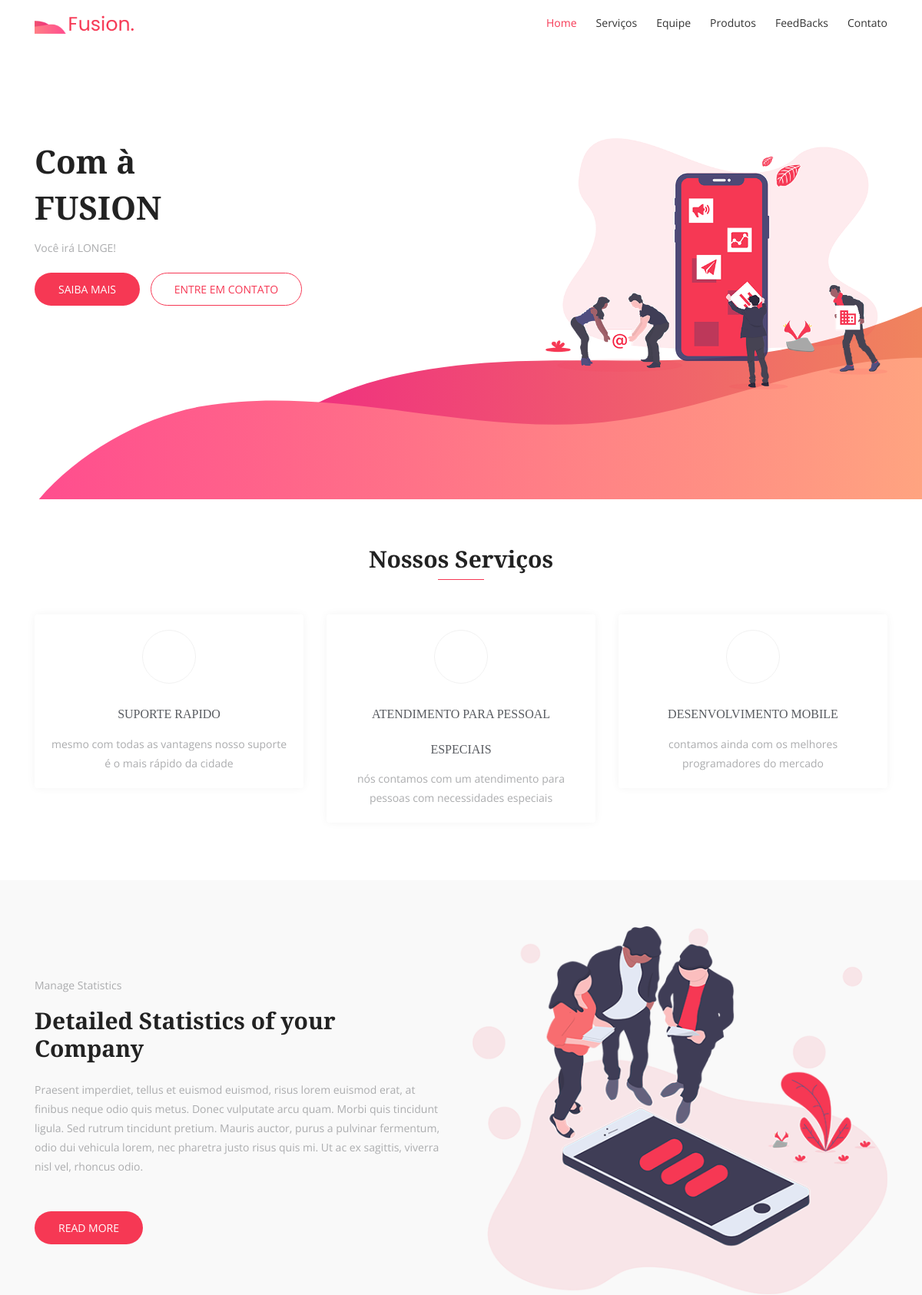
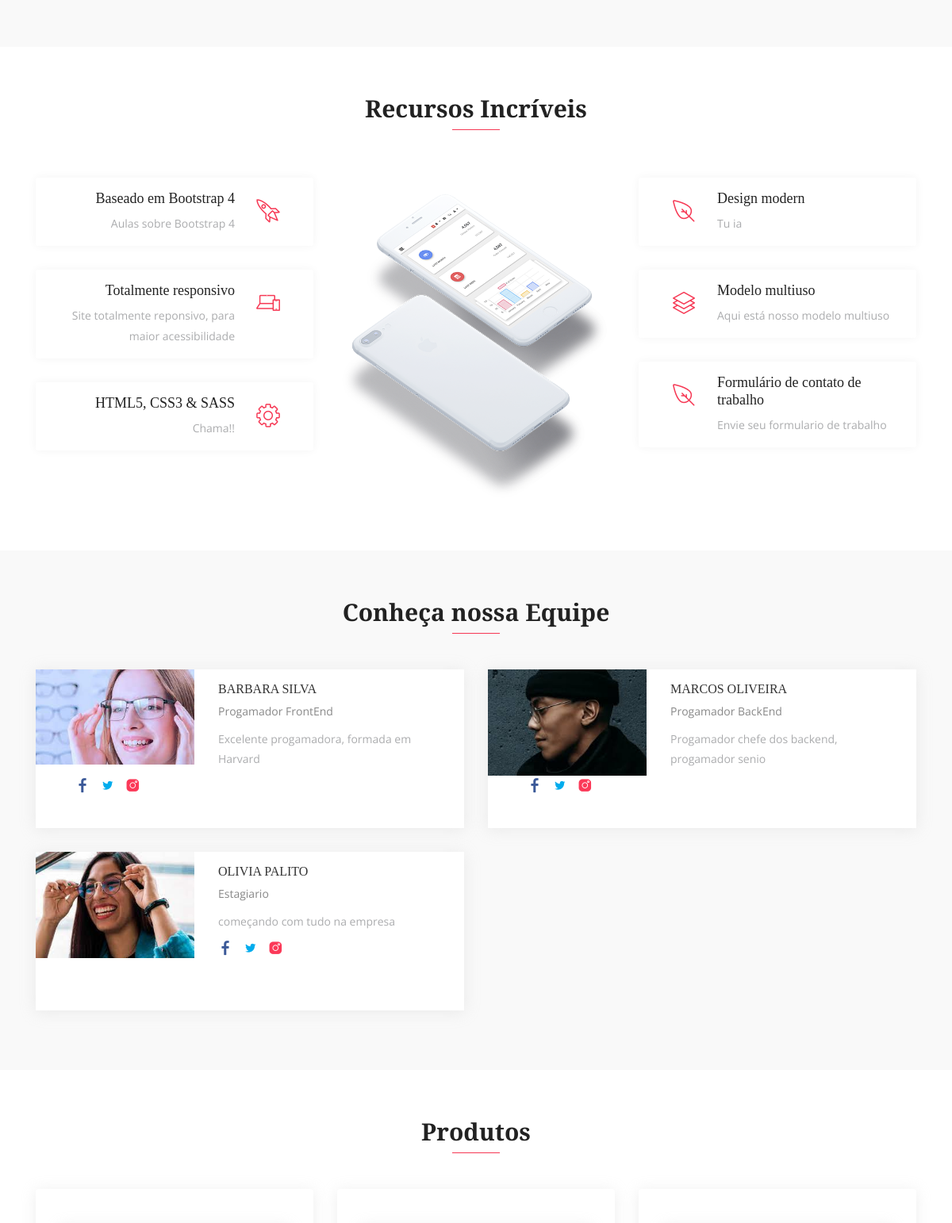
The page / (upper part) on the database its author committed (2 pictures, top to bottom).
### core/models.py (models this page shows, shortened)
class Base(models.Model):
    criados = models.DateField('Criação', auto_now_add=True)
    modificado = models.DateField('Atualização', auto_now=True)
    ativo = models.BooleanField('Ativo?', default=True)
    class Meta:
        abstract = True

class Servico(Base):
    ICONE_CHOISES = (
        ('lni-cog', 'Engrenagem'),
        ('lni-stats-up', 'Gráfico'),
        ('lni-users', 'Usuários'),
        ('lni-layers', 'Design'),
        ('lni-mobile', 'Mobile'),
        ('lni-rocket', 'Foguete'),
    )
    servico = models.CharField('Serviço', max_length=100)
    descricao = models.TextField('Descrição', max_length=200)
    icone = models.CharField('Icone', max_length=12, choices=ICONE_CHOISES)
    class Meta:
        verbose_name = 'Serviço'
        verbose_name_plural = 'Serviços'

class Funcionario(Base):
    nome = models.CharField('Nome', max_length=100)
    cargo = models.ForeignKey('core.Cargo', verbose_name='Cargo', on_delete=models.CASCADE)
    bio = models.TextField('Bio', max_length=200)
    imagem = StdImageField('Imagem', upload_to=get_file_path, null=True )
    facebook = models.CharField('Facebook', max_length=100, default='#')
    twitter = models.CharField('Twitter', max_length=100, default='#')
    instagram = models.CharField('Instagram', max_length=100, default='#')
    class Meta:
        verbose_name = 'Funcionário'
        verbose_name_plural = 'Funcionários'

class Cargo(Base):
    cargo = models.CharField('Cargo', max_length=100)
    class Meta:
         verbose_name = 'Cargo'
         verbose_name_plural = 'Cargos'
    def __str__(self):
        return self.cargo

### core/views.py (the view, shortened to what this page needs)
# urls.py: path('', IndexView.as_view(), name='index'),
class IndexView(FormView):
    template_name = 'index.html'
    form_class = ContatoForm
    success_url = reverse_lazy('index')
    def get_context_data(self, **kwargs):
        context = super(IndexView, self).get_context_data(**kwargs)
        context['servicos'] = Servico.objects.order_by('?').all() ##.order_by('?') faz embaralhar os dados apresentados no template
        context['funcionarios'] = Funcionario.objects.all()
        context['produtos'] = Produtos.objects.all()
        context['saldo'] = Saldo.objects.all()
        return context

### core/templates/index.html (shortened to what this page needs)
{% extends 'base.html' %}
{% load static %}
{% block content %}
       {% include 'hero.html' %}
    </header>
        {% include 'servicos.html' %}
        {% include 'sobre.html' %}
            {% include 'features.html' %}
            {% include 'time.html' %}
            {% include 'produtos.html' %}
    {% endblock %}

### core/templates/base.html (shortened to what this page needs)
{% load static %}
<!DOCTYPE html>
<html lang="pt-br">
  <head>
    <link rel="stylesheet" href="{% static 'css/bootstrap.min.css' %}" >
    <link rel="stylesheet" href="{% static 'fonts/line-icons.css' %}">
    <link rel="stylesheet" href="{% static 'css/owl.carousel.min.css' %}">
    <link rel="stylesheet" href="{% static 'css/owl.theme.css' %}">
    <link rel="stylesheet" href="{% static 'css/animate.css' %}">
    <link rel="stylesheet" href="{% static 'css/main.css' %}">
    <link rel="stylesheet" href=" {% static 'css/responsive.css' %}">
  </head>
  <body>
    <header id="header-wrap">
      <nav class="navbar navbar-expand-md bg-inverse fixed-top scrolling-navbar">
        <div class="container">
          <a href="{% url 'index' %}" class="navbar-brand"><img src="{% static 'img/logo.png' %}" alt=""></a>
          <div class="collapse navbar-collapse" id="navbarCollapse">
            <ul class="navbar-nav mr-auto w-100 justify-content-end clearfix">
              <li class="nav-item active">
                <a class="nav-link" href="#hero-area">
                  Home
                </a>
              </li>
              <li class="nav-item">
                <a class="nav-link" href="#services">
                  Serviços
                </a>
              </li>
              <li class="nav-item">
                <a class="nav-link" href="#team">
                 Equipe
                </a>
              </li>
              <li class="nav-item">
                <a class="nav-link" href="#pricing">
                  Produtos
                </a>
              </li>
              <li class="nav-item">
                <a class="nav-link" href="#testimonial">
                  FeedBacks
                </a>
              </li>
              <li class="nav-item">
                <a class="nav-link" href="#contact">
                  Contato
                </a>
              </li>
            </ul>
          </div>
        </div>
      </nav>
      {% block content %} {% endblock %}
  </body>
</html>

### core/templates/hero.html (shortened to what this page needs)
{% load static %}
<div id="hero-area" class="hero-area-bg">
    <div class="container">
      <div class="row">
        <div class="col-lg-7 col-md-12 col-sm-12 col-xs-12">
          <div class="contents">
            <h2 class="head-title">Com à<br>FUSION</h2>
            <p>Você irá LONGE!</p>
            <div class="header-button">
              <a href="#" class="btn btn-common">Saiba Mais</i></a>
              <a href="#" class="btn btn-border video-popup">Entre em contato</i></a>
            </div>
          </div>
        </div>
        <div class="col-lg-5 col-md-12 col-sm-12 col-xs-12">
          <div class="intro-img">
            <img class="img-fluid" src="{% static 'img/intro-mobile.png'%}" alt="">
          </div>
        </div>
      </div>
    </div>
  </div>

### core/templates/servicos.html (shortened to what this page needs)
{% load static %}
<section id="services" class="section-padding">
    <div class="container">
      <div class="section-header text-center">
        <h2 class="section-title wow fadeInDown" data-wow-delay="0.3s">Nossos Serviços</h2>
        <div class="shape wow fadeInDown" data-wow-delay="0.3s"></div>
      </div>
      <div class="row">
        {% for s in servicos %}
        <div class="col-md-6 col-lg-4 col-xs-12">
          <div class="services-item wow fadeInRight" data-wow-delay="0.3s">
            <div class="icon">
            </div>
            <div class="services-content">
              <h3><a href="#">{{ s.servico }}</a></h3>
              <p>{{ s.descricao }}</p>
            </div>
          </div>
        </div>
         {% endfor %}
      </div>
    </div>
  </section>

### core/templates/sobre.html
{% load static %}
<div class="about-area section-padding bg-gray">
    <div class="container">
      <div class="row">
        <div class="col-lg-6 col-md-12 col-xs-12 info">
          <div class="about-wrapper wow fadeInLeft" data-wow-delay="0.3s">
            <div>
              <div class="site-heading">
                <p class="mb-3">Manage Statistics</p>
                <h2 class="section-title">Detailed Statistics of your Company</h2>
              </div>
              <div class="content">
                <p>
                  Praesent imperdiet, tellus et euismod euismod, risus lorem euismod erat, at finibus neque odio quis metus. Donec vulputate arcu quam. Morbi quis tincidunt ligula. Sed rutrum tincidunt pretium. Mauris auctor, purus a pulvinar fermentum, odio dui vehicula lorem, nec pharetra justo risus quis mi. Ut ac ex sagittis, viverra nisl vel, rhoncus odio.
                </p>
                <a href="#" class="btn btn-common mt-3">Read More</a>
              </div>
            </div>
          </div>
        </div>
        <div class="col-lg-6 col-md-12 col-xs-12 wow fadeInRight" data-wow-delay="0.3s">
          <img class="img-fluid" src="{% static 'img/about/img-1.png' %}" alt="" >
        </div>
      </div>
    </div>
  </div>

### core/templates/features.html
{% load static %}
<section id="features" class="section-padding">
    <div class="container">
      <div class="section-header text-center">
        <h2 class="section-title wow fadeInDown" data-wow-delay="0.3s">Recursos Incríveis</h2>
        <div class="shape wow fadeInDown" data-wow-delay="0.3s"></div>
      </div>
      <div class="row">
        <div class="col-lg-4 col-md-12 col-sm-12 col-xs-12">
          <div class="content-left">
            <div class="box-item wow fadeInLeft" data-wow-delay="0.3s">
              <span class="icon">
                <i class="lni-rocket"></i>
              </span>
              <div class="text">
                <h4>Baseado em Bootstrap 4</h4>
                <p>Aulas sobre Bootstrap 4</p>
              </div>
            </div>
            <div class="box-item wow fadeInLeft" data-wow-delay="0.6s">
              <span class="icon">
                <i class="lni-laptop-phone"></i>
              </span>
              <div class="text">
                <h4>Totalmente responsivo</h4>
                <p>Site totalmente reponsivo, para maior acessibilidade</p>
              </div>
            </div>
            <div class="box-item wow fadeInLeft" data-wow-delay="0.9s">
              <span class="icon">
                <i class="lni-cog"></i>
              </span>
              <div class="text">
                <h4>HTML5, CSS3 & SASS</h4>
                <p>Chama!!</p>
              </div>
            </div>
          </div>
        </div>
        <div class="col-lg-4 col-md-12 col-sm-12 col-xs-12">
          <div class="show-box wow fadeInUp" data-wow-delay="0.3s">
            <img src="{%static 'img/feature/intro-mobile.png' %}" alt="">
          </div>
        </div>
        <div class="col-lg-4 col-md-12 col-sm-12 col-xs-12">
          <div class="content-right">
            <div class="box-item wow fadeInRight" data-wow-delay="0.3s">
              <span class="icon">
                <i class="lni-leaf"></i>
              </span>
              <div class="text">
                <h4>Design modern</h4>
                <p>Tu ia</p>
              </div>
            </div>
            <div class="box-item wow fadeInRight" data-wow-delay="0.6s">
              <span class="icon">
                <i class="lni-layers"></i>
              </span>
              <div class="text">
                <h4>Modelo multiuso</h4>
                <p>Aqui está nosso modelo multiuso</p>
              </div>
            </div>
            <div class="box-item wow fadeInRight" data-wow-delay="0.9s">
              <span class="icon">
                <i class="lni-leaf"></i>
              </span>
              <div class="text">
                <h4>Formulário de contato de trabalho</h4>
                <p>Envie seu formulario de trabalho</p>
              </div>
            </div>
          </div>
        </div>
      </div>
    </div>
  </section>

### core/templates/time.html
{% load static%}
<section id="team" class="section-padding bg-gray">
    <div class="container">
      <div class="section-header text-center">
        <h2 class="section-title wow fadeInDown" data-wow-delay="0.3s">Conheça nossa Equipe</h2>
        <div class="shape wow fadeInDown" data-wow-delay="0.3s"></div>
      </div>
      <div class="row">
        {% for f in funcionarios %}
        <div class="col-lg-6 col-md-12 col-xs-12">
          <div class="team-item wow fadeInRight" data-wow-delay="0.2s">
            <div class="team-img">
              <img class="img-fluid" src="{{ f.imagem.url }}" alt="{{ f.nome }}">
            </div>
            <div class="contetn">
              <div class="info-text">
                <h3><a href="#">{{ f.nome }}</a></h3>
                <p>{{ f.cargo }}</p>
              </div>
              <p>{{ f.bio }}</p>
              <ul class="social-icons">
                <li><a href="{{ f.facebook }}"><i class="lni-facebook-filled" aria-hidden="true"></i></a></li>
                <li><a href="{{ f.twitter }}"><i class="lni-twitter-filled" aria-hidden="true"></i></a></li>
                <li><a href="{{ f.instagram }}"><i class="lni-instagram-filled" aria-hidden="true"></i></a></li>
              </ul>
            </div>
          </div>
        </div>
        {% endfor %}
      </div>
    </div>
  </section>

### core/templates/produtos.html (shortened to what this page needs)
{% load static %}
<section id="pricing" class="section-padding">
    <div class="container">
      <div class="section-header text-center">
        <h2 class="section-title wow fadeInDown" data-wow-delay="0.3s">Produtos</h2>
        <div class="shape wow fadeInDown" data-wow-delay="0.3s"></div>
      </div>
      <div class="row">
        {% for p in produtos %}
        <div class="col-lg-4 col-md-6 col-xs-12">
          <div class="table wow fadeInRight" data-wow-delay="1.2s">
            </div>
          </div>
          {% endfor %}
        </div>
      </div>
  </section>

### core/templates/testemunhos.html (shortened to what this page needs)
{% load static %}

### core/templates/chamada.html (shortened to what this page needs)
{% load static %}

### core/templates/contato.html (shortened to what this page needs)
{% load static%}

### core/templates/footer.html (shortened to what this page needs)
{% load static %}

### rows shown on the page
Servico: servico "SUPORTE RAPIDO", descricao "mesmo com todas as vantagens nosso suporte é o mais rápido da cidade"
Servico: servico "ATENDIMENTO PARA PESSOAL ESPECIAIS", descricao "nós contamos com um atendimento para pessoas com necessidades especiais"
Servico: servico "DESENVOLVIMENTO MOBILE", descricao "contamos ainda com os melhores programadores do mercado"
Funcionario: imagem (picture), nome "BARBARA SILVA", cargo "Progamador FrontEnd", bio "Excelente progamadora, formada em Harvard"
Funcionario: imagem (picture), nome "MARCOS OLIVEIRA", cargo "Progamador BackEnd", bio "Progamador chefe dos backend, progamador senio"
Funcionario: imagem (picture), nome "OLIVIA PALITO", cargo "Estagiario", bio "começando com tudo na empresa"
